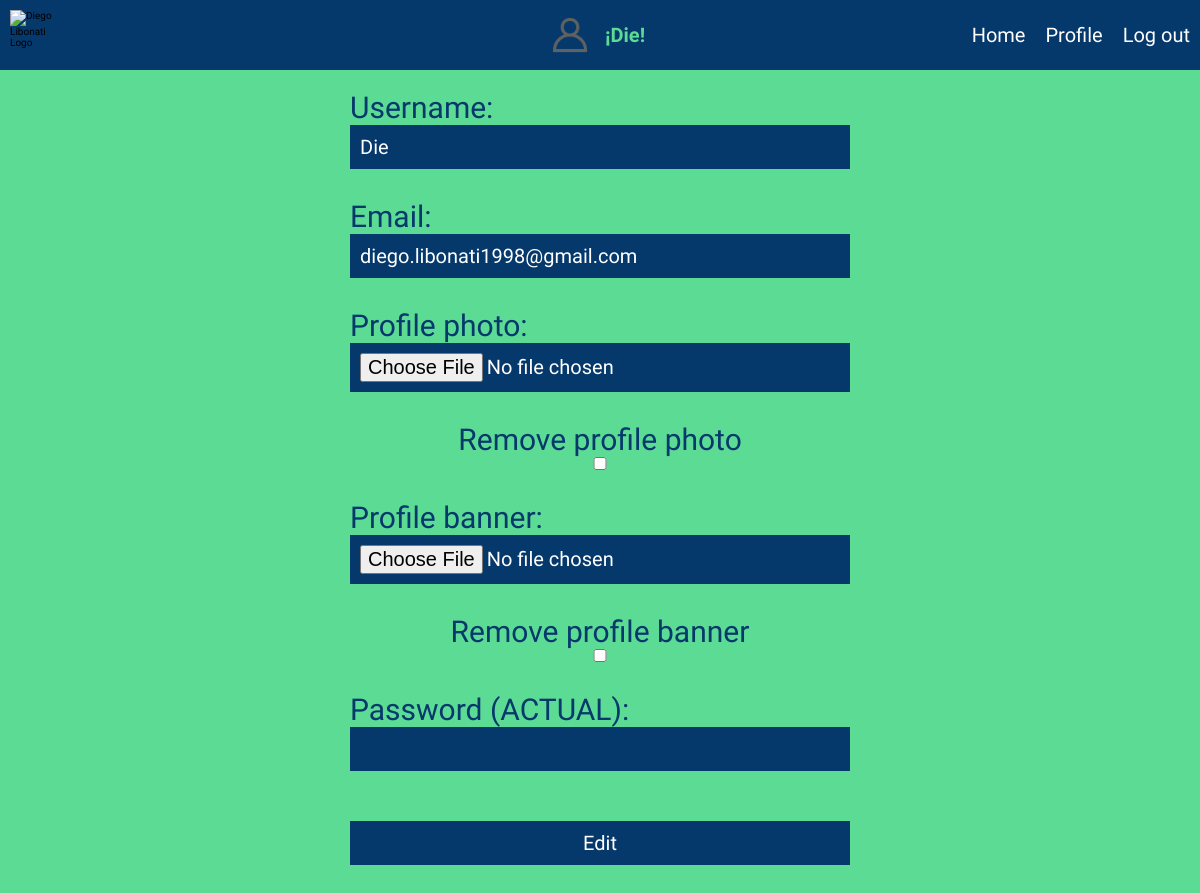
The app's page /profile/edit/Die (signed in) with its own data.
### foro/models.py (models this page shows)
class User(db.Model, UserMixin):
    id = db.Column(db.Integer, primary_key=True)
    username = db.Column(db.String(20), unique=True)
    email = db.Column(db.String(150), unique=True)
    password = db.Column(db.String(150))
    profile_photo = db.Column(db.String(120), nullable=True, default="default.webp")
    profile_banner = db.Column(db.String(120), nullable=True, default="default.jpg")
    last_connection = db.Column(db.String(120), nullable = False)
    is_active = db.Column(db.DateTime(timezone=True), default= datetime.utcnow())
    comments = db.relationship('Comment', backref="user")
    likes = db.relationship('Comment_Like', backref="user")

### foro/views.py (the view, shortened to what this page needs)
@views.route('/profile/edit/<username>', methods = ['GET', 'POST'])
@login_required
def profile_update(username):
    user_db = User.query.filter_by(username=username).first()
    profile_comments_db = db.session.query(User,Comment).join(Comment).filter_by(profile_id = user_db.id)
    if username == current_user.username:
        return render_template('update.html', user=current_user, comments = profile_comments_db)
    else:
        return "<h2>User Not Found</h2>"

### foro/__init__.py (called while the page is built)
def create_app():
    app = Flask(__name__)
    app.config['SECRET_KEY'] = 'asdasdasdasd'
    app.config['SQLALCHEMY_DATABASE_URI'] = f'sqlite:///{DB_NAME}'
    app.jinja_env.add_extension('jinja2.ext.loopcontrols')
    db.init_app(app)
    migrate = Migrate(app, db)
    from .views import views
    from .auth import auth
    app.register_blueprint(views, url_prefix="/")
    app.register_blueprint(auth, url_prefix="/")
    from .models import User,Comment,Comment_Like
    create_database(app)
    login_manager = LoginManager()
    login_manager.login_view = 'auth.login'
    login_manager.init_app(app)
    @login_manager.user_loader
    def load_user(id):
        return User.query.get(int(id))
    return app

### foro/views.py (called while the page is built)
@views.before_request
@login_required
def update_user_is_active():
    current_user.is_active = datetime.utcnow()
    db.session.commit()

### foro/templates/update.html (shortened to what this page needs)
{% extends 'base.html' %}
{% block linkcss %} <link rel="stylesheet" type="text/css" href="{{ url_for('static', filename='css/profile/edit.css') }}">{% endblock linkcss %}
{% block content %}
<main>
    <section class="form_login_center">
        <form method="POST" class="form_container" enctype="multipart/form-data">
            <label for="username">Username:</label>
            <input type="text" id="username" name="username" value="{{user.username}}">
            <label for="email">Email:</label>
            <input type="text" id="email" name="email" value="{{user.email}}">
            <label for="profile_photo" class="pfphoto">Profile photo:</label>
            <input type="file" accept="image/*" id="profile_photo" class="pfphoto" name="profile_photo">
            <div class="checkbox">
                <label for="cbox2">Remove profile photo</label>
                <input type="checkbox" id="removeprofilephoto" name="removeprofilephoto">
            </div>
            <label for="profile_banner" class="pfbanner">Profile banner:</label>
            <input type="file" accept="image/*" id="profile_banner" class="pfbanner" name="profile_banner">
            <div class="checkbox">
                <label for="cbox2">Remove profile banner</label>
                <input type="checkbox" id="removeprofilebanner" name="removeprofilebanner">
            </div>
            <label for="password">Password (ACTUAL):</label>
            <input type="password" id="password" name="password">
            <button type="submit">Edit</button>
        </form>
    </section>
</main>
{% endblock content %}

### foro/templates/base.html (shortened to what this page needs)
<!DOCTYPE html>
<html lang="en">
  <head>
    <link rel="stylesheet" type="text/css" href="{{ url_for('static', filename='css/general.css') }}">
    <link rel="stylesheet" type="text/css" href="{{ url_for('static', filename='css/navbar.css') }}">
    {% block linkcss %} {% endblock linkcss %}
  </head>
  <body>
    <header class="header_container">
        <div class="navbar_mobile">
            <img src="{{ url_for('static', filename='DL.png') }}" alt="Diego Libonati Logo">
        </div>
        {% if user.is_authenticated %}
          <div class="navbar_logo">
            <img  src="{{ url_for('static', filename='profilephotos/'+current_user.profile_photo) }}" alt="gif">
            <h2>¡{{current_user.username}}!</h2>
          </div>
        {% endif %}
        <nav class="navbar_container">
            <ul class="navbar_container_list">
              {% if user.is_authenticated %}
                <li class="navbar_container_list_li"><a class="navbar_container_list_li_a" href="/">Home</a></li>
                <li class="navbar_container_list_li"><a class="navbar_container_list_li_a" href={{ url_for('views.profile', user = current_user.username) }}>Profile</a></li>
                <li class="navbar_container_list_li"><a class="navbar_container_list_li_a" href="/logout">Log out</a></li>
              {% else %}
                <li class="navbar_container_list_li"><a class="navbar_container_list_li_a" href="/login">Login</a></li>
                <li class="navbar_container_list_li"><a class="navbar_container_list_li_a" href="/sign-up">Sign Up</a></li>
              {% endif %}
            </ul>
        </nav>
    </header>
      {% block content %}
      {% endblock content %}
  </body>
</html>

### foro/static/css/general.css (style rules this page uses)
* { margin: 0; padding: 0; box-sizing: border-box; font-size: 10px; list-style: none; font-family: Prompt, Helvetica, sans-serif; }
img { max-width: 100%; }
body { height: 100%; width: 100%; margin-top: 7rem; }
main { display: flex; align-items: center; justify-content: center; flex-flow: column wrap; width: 100%; height: 100%; }

### foro/static/css/navbar.css (style rules this page uses)
.header_container { display: flex; align-items: center; justify-content: center; flex-flow: row wrap; width: 100%; height: 7rem; background-color: #05386B; position: fixed; z-index: 9999; top: 0; left: 0; }
.navbar_mobile { display: flex; align-items: center; justify-content: space-between; flex-flow: row wrap; height: 7rem; width: 100%; padding: 1rem; }
.header_container img { width: 5rem; height: 5rem; object-fit: cover; }
.navbar_container { display: flex; align-items: center; justify-content: center; flex-flow: row wrap; height: auto; width: 100%; }
.navbar_container_list { display: flex; align-items: flex-start; justify-content: center; flex-flow: column nowrap; height: auto; max-height: 0; width: 100%; background-color: #05386B; transition: max-height 1s; overflow: hidden; }
.navbar_container_list_li { padding: 1rem; }
.navbar_container_list_li_a { text-decoration: none; font-size: 2rem; color: #fff; }
.navbar_logo { display: flex; align-items: center; justify-content: center; flex-flow: row wrap; position: absolute; width: 100%; z-index: -1; }
.navbar_logo img { border-radius: 50%; width: 5rem; height: 5rem; object-fit: cover; }
.navbar_logo h2 { font-size: 2rem; color: #5CDB95; padding: 1rem; }
@media only screen and (min-width:1024px) { .header_container { justify-content: space-between; } }
@media only screen and (min-width:1024px) { .navbar_mobile { width: auto; } }
@media only screen and (min-width:1024px) { .navbar_container { width: auto; } }
@media only screen and (min-width:1024px) { .navbar_container_list { flex-flow: row wrap; max-height: 100rem; } }

### foro/static/css/profile/edit.css (style rules this page uses)
body { background-color: #5CDB95; }
.form_login_center { display: flex; align-items: center; justify-content: center; flex-flow: column wrap; width: 90%; height: 95rem; }
.form_container { display: flex; align-items: center; justify-content: flex-start; flex-flow: column wrap; width: 100%; height: 100%; }
.form_container label { align-self: flex-start; font-size: 3rem; color: #05386B; margin-top: 2rem; }
.form_container input { width: 100%; padding: 1rem; font-size: 2rem; outline: none; background-color: #05386B; border: none; color: #fff; margin-bottom: 1rem; }
.checkbox { display: flex; align-items: center; justify-content: center; flex-flow: row wrap; width: 100%; }
.form_container button { margin-top: 4rem; width: 100%; padding: 1rem; background-color: #05386B; border: none; color: #fff; font-size: 2rem; cursor: pointer; }
@media only screen and (min-width:540px) { .form_login_center { width: 50rem; } }

### records on screen
User: profile_photo (placeholder picture), username "Die", email "diego.libonati1998@gmail.com"
